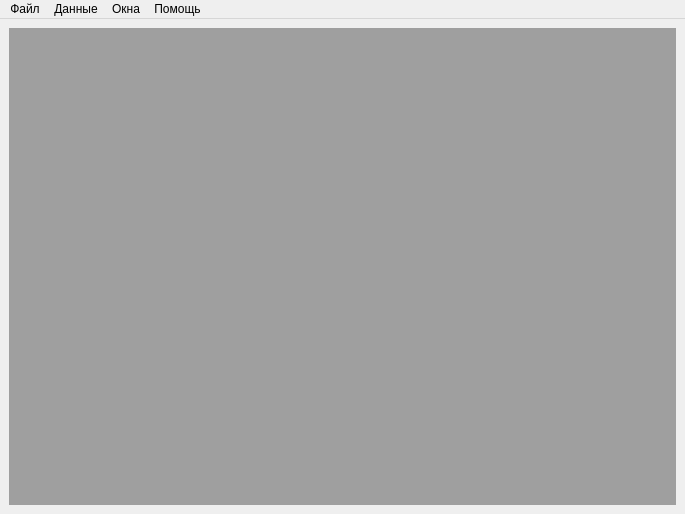
<?xml version="1.0" encoding="UTF-8"?>
<ui version="4.0">
 <class>MainWindow</class>
 <widget class="QMainWindow" name="MainWindow">
  <property name="geometry">
   <rect>
    <x>0</x>
    <y>0</y>
    <width>685</width>
    <height>514</height>
   </rect>
  </property>
  <property name="windowTitle">
   <string>MainWindow</string>
  </property>
  <widget class="QWidget" name="centralwidget">
   <layout class="QGridLayout" name="gridLayout">
    <item row="0" column="0">
     <widget class="QMdiArea" name="mdiArea"/>
    </item>
   </layout>
  </widget>
  <widget class="QMenuBar" name="menubar">
   <property name="geometry">
    <rect>
     <x>0</x>
     <y>0</y>
     <width>685</width>
     <height>22</height>
    </rect>
   </property>
   <widget class="QMenu" name="menu">
    <property name="title">
     <string>Файл</string>
    </property>
    <addaction name="create_project"/>
    <addaction name="open"/>
    <addaction name="action_5"/>
    <addaction name="separator"/>
    <addaction name="close"/>
   </widget>
   <widget class="QMenu" name="menu_2">
    <property name="title">
     <string>Окна</string>
    </property>
    <addaction name="action_6"/>
    <addaction name="action_3"/>
   </widget>
   <widget class="QMenu" name="menu_3">
    <property name="title">
     <string>Помощь</string>
    </property>
    <addaction name="action_7"/>
   </widget>
   <widget class="QMenu" name="menu_4">
    <property name="title">
     <string>Данные</string>
    </property>
    <addaction name="action_2"/>
    <addaction name="action_9"/>
    <addaction name="action_10"/>
    <addaction name="action_11"/>
   </widget>
   <addaction name="menu"/>
   <addaction name="menu_4"/>
   <addaction name="menu_2"/>
   <addaction name="menu_3"/>
  </widget>
  <action name="open">
   <property name="text">
    <string>Открыть проект</string>
   </property>
  </action>
  <action name="close">
   <property name="text">
    <string>Выход</string>
   </property>
  </action>
  <action name="action_5">
   <property name="text">
    <string>Сохранить всё</string>
   </property>
  </action>
  <action name="action_3">
   <property name="text">
    <string>Инструменты</string>
   </property>
  </action>
  <action name="action_6">
   <property name="text">
    <string>Управление</string>
   </property>
  </action>
  <action name="action_7">
   <property name="text">
    <string>О программе</string>
   </property>
  </action>
  <action name="create_project">
   <property name="text">
    <string>Создать проект</string>
   </property>
  </action>
  <action name="action_2">
   <property name="text">
    <string>Добавить таблицу</string>
   </property>
  </action>
  <action name="action_9">
   <property name="text">
    <string>Открыть таблицу</string>
   </property>
  </action>
  <action name="action_10">
   <property name="text">
    <string>Удалить таблицу</string>
   </property>
  </action>
  <action name="action_11">
   <property name="text">
    <string>Запрос</string>
   </property>
  </action>
 </widget>
 <resources/>
 <connections/>
</ui>
